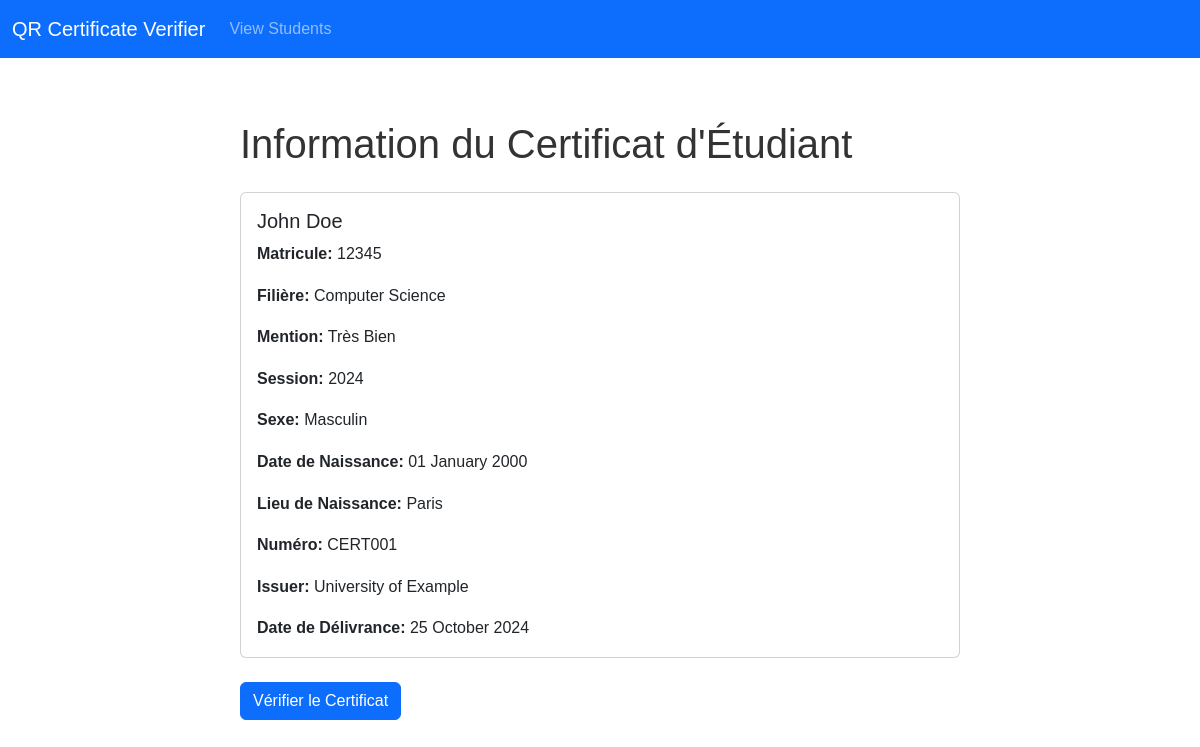
/certificate/student-qr-info/9/, run on the app's committed database.
### certifications/models.py (models this page shows, shortened)
class Student(models.Model):
    GENDER_CHOICES = [
        ('M', 'Masculin'),
        ('F', 'Féminin'),
    ]
    noms_et_prenoms = models.CharField('Noms et Prénoms', max_length=100, null=True, blank=True)
    date_de_naissance = models.DateField('Date de Naissance', null=True, blank=True)
    lieu_de_naissance = models.CharField('Lieu de Naissance', max_length=100, null=True, blank=True)
    sexe = models.CharField('Sexe', max_length=1, choices=GENDER_CHOICES, null=True, blank=True)
    matricule = models.CharField('Matricule', max_length=50, unique=True, null=True, blank=True)
    mention = models.CharField('Mention', max_length=50, null=True, blank=True)
    session = models.CharField('Session', max_length=50, null=True, blank=True)
    filiere = models.CharField('Filière', max_length=100, null=True, blank=True)
    numero = models.CharField('Numéro', max_length=50, unique=True, null=True, blank=True)
    issuer = models.ForeignKey(Issuer, on_delete=models.CASCADE)
    issue_date = models.DateTimeField('Date de Délivrance', blank=True, null=True, auto_now_add=True)
    template = models.ForeignKey(CertificateTemplate, on_delete=models.SET_NULL, null=True, blank=True)
    qr_code_link = models.URLField('Lien QR Code', max_length=255, unique=True, blank=True, null=True)
    class Meta:
        unique_together = ['noms_et_prenoms', 'matricule', 'filiere', 'session']

class Issuer(models.Model):
    name_en = models.CharField('Issuer Name In English', max_length=100)
    uuid = models.UUIDField(default=uuid.uuid4, editable=False, unique=True)
    signature = models.ImageField(upload_to='signatures', blank=True)

### certifications/views.py (the view)
# urls.py: path('student-qr-info/<int:student_id>/', views.student_qr_info, name='student_qr_info'),
def student_qr_info(request, student_id):
    student = get_object_or_404(Student, id=student_id)
    context = {
        'student': student,
    }
    return render(request, 'student_qr_info.html', context)

### templates/student_qr_info.html (shortened to what this page needs)
{% extends 'base.html' %}
{% block content %}
<div class="container mt-4">
    <h1 class="mb-4">Information du Certificat d'Étudiant</h1>
    <div class="card">
        <div class="card-body">
            <h5 class="card-title">{{ student.noms_et_prenoms }}</h5>
            <p class="card-text"><strong>Matricule:</strong> {{ student.matricule }}</p>
            <p class="card-text"><strong>Filière:</strong> {{ student.filiere }}</p>
            <p class="card-text"><strong>Mention:</strong> {{ student.mention }}</p>
            <p class="card-text"><strong>Session:</strong> {{ student.session }}</p>
            <p class="card-text"><strong>Sexe:</strong> {{ student.get_sexe_display }}</p>
            <p class="card-text"><strong>Date de Naissance:</strong> {{ student.date_de_naissance|date:"d F Y" }}</p>
            <p class="card-text"><strong>Lieu de Naissance:</strong> {{ student.lieu_de_naissance }}</p>
            <p class="card-text"><strong>Numéro:</strong> {{ student.numero }}</p>
            <p class="card-text"><strong>Issuer:</strong> {{ student.issuer.name_en }}</p>
            <p class="card-text"><strong>Date de Délivrance:</strong> {{ student.issue_date|date:"d F Y" }}</p>
        </div>
    </div>
    <div class="mt-4">
        <a href="{% url 'certifications:verify' student.id %}" class="btn btn-primary">Vérifier le Certificat</a>
    </div>
</div>
{% endblock %}

### templates/base.html (style rules this page uses)
body { font-family: Arial, sans-serif; line-height: 1.6; margin: 0; padding-top: 56px; }
.container { max-width: 800px; margin: 0 auto; padding: 20px; }
h1 { color: #333; }

### data on the page
Student: noms_et_prenoms "John Doe", matricule "12345", filiere "Computer Science", mention "Très Bien", session "2024", sexe "Masculin", date_de_naissance "01 January 2000", lieu_de_naissance "Paris", numero "CERT001", issuer.name_en "University of Example", issue_date "25 October 2024"
